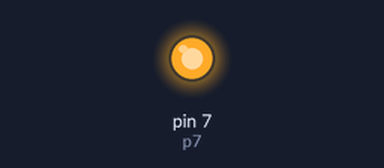
A sketch run on a simulated Arduino Uno, built with avr-gcc and run on an emulated ATmega328P. Shown: output pins drawn as LEDs (lit = HIGH). What the sketch prints to the serial monitor is not drawn.

Above: at 0.1 s.
At 15.1 s:
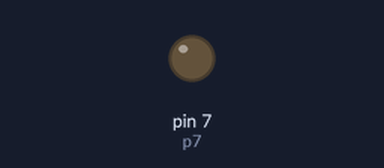
Timing chart, 0 to 16.6 s (numbered marks = the images above):
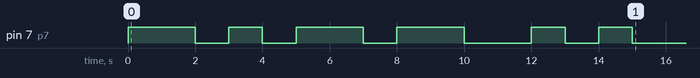

The sketch:

05_practice_2.ino.ino
```cpp
#define p7 7

int start = 0;
unsigned long cur = 0;
unsigned long prev = 0;
int TD = 1000;
bool state = HIGH;
int cnt = 0;

void setup() {
  pinMode(p7, OUTPUT);
  Serial.begin(9600);
}

void loop() {
  digitalWrite(p7, state);
  delay(1000);
  if (cnt < 11)
  {
    cur = millis();
    if (cur - prev >= TD) {
      prev = cur;
      state = state ? LOW : HIGH;
      Serial.print(cnt);
      cnt++;
      digitalWrite(p7, state);
    }
  }
  digitalWrite(p7, LOW);
}
```

Measured:
- by itself, pin 7 (p7): LOW → HIGH at 0.00 s, → LOW 2.0 s later, → HIGH 1.0 s later, → LOW 1.0 s later, … (12 changes in this stretch)
